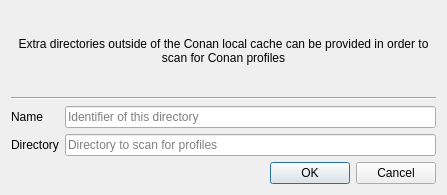
<?xml version="1.0" encoding="UTF-8"?>
<ui version="4.0">
 <class>AddExtraProfileDirectoryDialog</class>
 <widget class="QDialog" name="AddExtraProfileDirectoryDialog">
  <property name="geometry">
   <rect>
    <x>0</x>
    <y>0</y>
    <width>447</width>
    <height>195</height>
   </rect>
  </property>
  <property name="windowTitle">
   <string>Add extra profile directory</string>
  </property>
  <layout class="QVBoxLayout" name="verticalLayout">
   <item>
    <layout class="QVBoxLayout" name="verticalLayout_2">
     <item>
      <widget class="QLabel" name="label_3">
       <property name="text">
        <string>Extra directories outside of the Conan local cache can be provided in order to scan for Conan profiles</string>
       </property>
       <property name="alignment">
        <set>Qt::AlignmentFlag::AlignCenter</set>
       </property>
       <property name="wordWrap">
        <bool>true</bool>
       </property>
      </widget>
     </item>
     <item>
      <widget class="Line" name="line">
       <property name="orientation">
        <enum>Qt::Orientation::Horizontal</enum>
       </property>
      </widget>
     </item>
     <item>
      <layout class="QGridLayout" name="gridLayout">
       <item row="1" column="0">
        <widget class="QLabel" name="label_2">
         <property name="text">
          <string>Directory</string>
         </property>
        </widget>
       </item>
       <item row="0" column="1">
        <widget class="QLineEdit" name="name">
         <property name="text">
          <string/>
         </property>
         <property name="placeholderText">
          <string>Identifier of this directory</string>
         </property>
        </widget>
       </item>
       <item row="1" column="1">
        <widget class="LineEditWithCustomContextMenu" name="directory">
         <property name="placeholderText">
          <string>Directory to scan for profiles</string>
         </property>
        </widget>
       </item>
       <item row="0" column="0">
        <widget class="QLabel" name="label">
         <property name="text">
          <string>Name</string>
         </property>
        </widget>
       </item>
      </layout>
     </item>
     <item>
      <widget class="QDialogButtonBox" name="buttonBox">
       <property name="orientation">
        <enum>Qt::Orientation::Horizontal</enum>
       </property>
       <property name="standardButtons">
        <set>QDialogButtonBox::StandardButton::Cancel|QDialogButtonBox::StandardButton::Ok</set>
       </property>
      </widget>
     </item>
    </layout>
   </item>
  </layout>
 </widget>
 <customwidgets>
  <customwidget>
   <class>LineEditWithCustomContextMenu</class>
   <extends>QLineEdit</extends>
   <header>cruiz/manage_local_cache/widgets/configpathorurl.h</header>
  </customwidget>
 </customwidgets>
 <resources/>
 <connections>
  <connection>
   <sender>buttonBox</sender>
   <signal>accepted()</signal>
   <receiver>AddExtraProfileDirectoryDialog</receiver>
   <slot>accept()</slot>
   <hints>
    <hint type="sourcelabel">
     <x>248</x>
     <y>254</y>
    </hint>
    <hint type="destinationlabel">
     <x>157</x>
     <y>274</y>
    </hint>
   </hints>
  </connection>
  <connection>
   <sender>buttonBox</sender>
   <signal>rejected()</signal>
   <receiver>AddExtraProfileDirectoryDialog</receiver>
   <slot>reject()</slot>
   <hints>
    <hint type="sourcelabel">
     <x>316</x>
     <y>260</y>
    </hint>
    <hint type="destinationlabel">
     <x>286</x>
     <y>274</y>
    </hint>
   </hints>
  </connection>
 </connections>
</ui>
